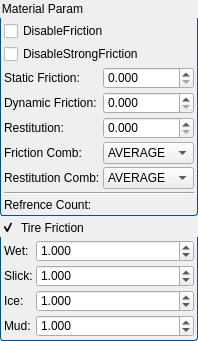
<?xml version="1.0" encoding="UTF-8"?>
<ui version="4.0">
 <class>GEW_PxMaterialEditorDialog</class>
 <widget class="QDialog" name="GEW_PxMaterialEditorDialog">
  <property name="geometry">
   <rect>
    <x>0</x>
    <y>0</y>
    <width>196</width>
    <height>302</height>
   </rect>
  </property>
  <property name="windowTitle">
   <string>PxMaterial</string>
  </property>
  <property name="styleSheet">
   <string notr="true">QGroupBox
{
	background-color:transparent;
    border-bottom-left-radius: 3px;
    border-bottom-right-radius: 3px;
    border: 1px solid #005192;
    border-top: none;
    margin-top: 18px;
}
 
QGroupBox::title
{
	subcontrol-origin: margin;	
    background:url(:/assets/subWindowBackground);
    border-top-left-radius: 3px;
    border-top-right-radius: 3px;
    border: 1px solid #005192;
    border-bottom: none;
   background-color: qlineargradient(x1: 0, y1: 0, x2: 0, y2: 1, stop: 0 #005192, stop: 1 #002f60);
    padding: 2 5000 2 2; /* some large value, as QGrouBox actual width is not known */
    color: white; 
}
</string>
  </property>
  <layout class="QGridLayout" name="gridLayout">
   <property name="leftMargin">
    <number>0</number>
   </property>
   <property name="topMargin">
    <number>0</number>
   </property>
   <property name="rightMargin">
    <number>0</number>
   </property>
   <property name="bottomMargin">
    <number>0</number>
   </property>
   <property name="spacing">
    <number>3</number>
   </property>
   <item row="0" column="0">
    <widget class="QGroupBox" name="groupBox_16">
     <property name="title">
      <string>Material Param</string>
     </property>
     <property name="flat">
      <bool>true</bool>
     </property>
     <layout class="QGridLayout" name="gridLayout_53">
      <property name="leftMargin">
       <number>3</number>
      </property>
      <property name="topMargin">
       <number>3</number>
      </property>
      <property name="rightMargin">
       <number>3</number>
      </property>
      <property name="bottomMargin">
       <number>3</number>
      </property>
      <property name="spacing">
       <number>3</number>
      </property>
      <item row="1" column="0" colspan="2">
       <widget class="QCheckBox" name="DisableStrongFriction">
        <property name="text">
         <string>DisableStrongFriction</string>
        </property>
       </widget>
      </item>
      <item row="2" column="0">
       <widget class="QLabel" name="label_81">
        <property name="sizePolicy">
         <sizepolicy hsizetype="Fixed" vsizetype="Preferred">
          <horstretch>0</horstretch>
          <verstretch>0</verstretch>
         </sizepolicy>
        </property>
        <property name="text">
         <string>Static Friction:</string>
        </property>
       </widget>
      </item>
      <item row="2" column="1">
       <widget class="QDoubleSpinBox" name="StaticFriction">
        <property name="enabled">
         <bool>true</bool>
        </property>
        <property name="accelerated">
         <bool>true</bool>
        </property>
        <property name="decimals">
         <number>3</number>
        </property>
        <property name="maximum">
         <double>999999999.000000000000000</double>
        </property>
        <property name="singleStep">
         <double>0.010000000000000</double>
        </property>
       </widget>
      </item>
      <item row="3" column="0">
       <widget class="QLabel" name="label_82">
        <property name="sizePolicy">
         <sizepolicy hsizetype="Fixed" vsizetype="Preferred">
          <horstretch>0</horstretch>
          <verstretch>0</verstretch>
         </sizepolicy>
        </property>
        <property name="text">
         <string>Dynamic Friction:</string>
        </property>
       </widget>
      </item>
      <item row="3" column="1">
       <widget class="QDoubleSpinBox" name="DynamicFriction">
        <property name="accelerated">
         <bool>true</bool>
        </property>
        <property name="decimals">
         <number>3</number>
        </property>
        <property name="maximum">
         <double>999999999.000000000000000</double>
        </property>
        <property name="singleStep">
         <double>0.010000000000000</double>
        </property>
       </widget>
      </item>
      <item row="4" column="0">
       <widget class="QLabel" name="label_85">
        <property name="sizePolicy">
         <sizepolicy hsizetype="Fixed" vsizetype="Preferred">
          <horstretch>0</horstretch>
          <verstretch>0</verstretch>
         </sizepolicy>
        </property>
        <property name="text">
         <string>Restitution:</string>
        </property>
       </widget>
      </item>
      <item row="4" column="1">
       <widget class="QDoubleSpinBox" name="Restitution">
        <property name="accelerated">
         <bool>true</bool>
        </property>
        <property name="decimals">
         <number>3</number>
        </property>
        <property name="maximum">
         <double>1.000000000000000</double>
        </property>
        <property name="singleStep">
         <double>0.010000000000000</double>
        </property>
       </widget>
      </item>
      <item row="5" column="0">
       <widget class="QLabel" name="label_91">
        <property name="sizePolicy">
         <sizepolicy hsizetype="Fixed" vsizetype="Preferred">
          <horstretch>0</horstretch>
          <verstretch>0</verstretch>
         </sizepolicy>
        </property>
        <property name="text">
         <string>Friction Comb:</string>
        </property>
       </widget>
      </item>
      <item row="5" column="1">
       <widget class="QComboBox" name="FrictionCombMode">
        <item>
         <property name="text">
          <string>AVERAGE</string>
         </property>
        </item>
        <item>
         <property name="text">
          <string>MIN</string>
         </property>
        </item>
        <item>
         <property name="text">
          <string>MULTIPLY</string>
         </property>
        </item>
        <item>
         <property name="text">
          <string>MAX</string>
         </property>
        </item>
       </widget>
      </item>
      <item row="6" column="0">
       <widget class="QLabel" name="label_90">
        <property name="sizePolicy">
         <sizepolicy hsizetype="Fixed" vsizetype="Preferred">
          <horstretch>0</horstretch>
          <verstretch>0</verstretch>
         </sizepolicy>
        </property>
        <property name="text">
         <string>Restitution Comb:</string>
        </property>
       </widget>
      </item>
      <item row="6" column="1">
       <widget class="QComboBox" name="RestitutionCombMode">
        <item>
         <property name="text">
          <string>AVERAGE</string>
         </property>
        </item>
        <item>
         <property name="text">
          <string>MIN</string>
         </property>
        </item>
        <item>
         <property name="text">
          <string>MULTIPLY</string>
         </property>
        </item>
        <item>
         <property name="text">
          <string>MAX</string>
         </property>
        </item>
       </widget>
      </item>
      <item row="7" column="0" colspan="2">
       <widget class="Line" name="line_15">
        <property name="orientation">
         <enum>Qt::Horizontal</enum>
        </property>
       </widget>
      </item>
      <item row="0" column="0" colspan="2">
       <widget class="QCheckBox" name="DisableFriction">
        <property name="text">
         <string>DisableFriction</string>
        </property>
       </widget>
      </item>
      <item row="8" column="0" colspan="2">
       <widget class="QLabel" name="RefrenceCount">
        <property name="text">
         <string>Refrence Count:</string>
        </property>
       </widget>
      </item>
     </layout>
    </widget>
   </item>
   <item row="1" column="0">
    <widget class="QGroupBox" name="TireFriction">
     <property name="title">
      <string>Tire Friction</string>
     </property>
     <property name="flat">
      <bool>true</bool>
     </property>
     <property name="checkable">
      <bool>true</bool>
     </property>
     <layout class="QGridLayout" name="gridLayout_59">
      <property name="leftMargin">
       <number>3</number>
      </property>
      <property name="topMargin">
       <number>3</number>
      </property>
      <property name="rightMargin">
       <number>3</number>
      </property>
      <property name="bottomMargin">
       <number>3</number>
      </property>
      <property name="spacing">
       <number>3</number>
      </property>
      <item row="0" column="0">
       <widget class="QLabel" name="label_184">
        <property name="sizePolicy">
         <sizepolicy hsizetype="Fixed" vsizetype="Preferred">
          <horstretch>0</horstretch>
          <verstretch>0</verstretch>
         </sizepolicy>
        </property>
        <property name="text">
         <string>Wet:</string>
        </property>
       </widget>
      </item>
      <item row="0" column="1">
       <widget class="QDoubleSpinBox" name="TireFrictionWet">
        <property name="enabled">
         <bool>true</bool>
        </property>
        <property name="accelerated">
         <bool>true</bool>
        </property>
        <property name="decimals">
         <number>3</number>
        </property>
        <property name="maximum">
         <double>100.000000000000000</double>
        </property>
        <property name="singleStep">
         <double>0.010000000000000</double>
        </property>
        <property name="value">
         <double>1.000000000000000</double>
        </property>
       </widget>
      </item>
      <item row="1" column="0">
       <widget class="QLabel" name="label_185">
        <property name="sizePolicy">
         <sizepolicy hsizetype="Fixed" vsizetype="Preferred">
          <horstretch>0</horstretch>
          <verstretch>0</verstretch>
         </sizepolicy>
        </property>
        <property name="text">
         <string>Slick:</string>
        </property>
       </widget>
      </item>
      <item row="1" column="1">
       <widget class="QDoubleSpinBox" name="TireFrictionSlick">
        <property name="enabled">
         <bool>true</bool>
        </property>
        <property name="accelerated">
         <bool>true</bool>
        </property>
        <property name="decimals">
         <number>3</number>
        </property>
        <property name="maximum">
         <double>100.000000000000000</double>
        </property>
        <property name="singleStep">
         <double>0.010000000000000</double>
        </property>
        <property name="value">
         <double>1.000000000000000</double>
        </property>
       </widget>
      </item>
      <item row="2" column="0">
       <widget class="QLabel" name="label_186">
        <property name="sizePolicy">
         <sizepolicy hsizetype="Fixed" vsizetype="Preferred">
          <horstretch>0</horstretch>
          <verstretch>0</verstretch>
         </sizepolicy>
        </property>
        <property name="text">
         <string>Ice:</string>
        </property>
       </widget>
      </item>
      <item row="2" column="1">
       <widget class="QDoubleSpinBox" name="TireFrictionIce">
        <property name="enabled">
         <bool>true</bool>
        </property>
        <property name="accelerated">
         <bool>true</bool>
        </property>
        <property name="decimals">
         <number>3</number>
        </property>
        <property name="maximum">
         <double>100.000000000000000</double>
        </property>
        <property name="singleStep">
         <double>0.010000000000000</double>
        </property>
        <property name="value">
         <double>1.000000000000000</double>
        </property>
       </widget>
      </item>
      <item row="3" column="0">
       <widget class="QLabel" name="label_305">
        <property name="sizePolicy">
         <sizepolicy hsizetype="Fixed" vsizetype="Preferred">
          <horstretch>0</horstretch>
          <verstretch>0</verstretch>
         </sizepolicy>
        </property>
        <property name="text">
         <string>Mud:</string>
        </property>
       </widget>
      </item>
      <item row="3" column="1">
       <widget class="QDoubleSpinBox" name="TireFrictionMud">
        <property name="enabled">
         <bool>true</bool>
        </property>
        <property name="accelerated">
         <bool>true</bool>
        </property>
        <property name="decimals">
         <number>3</number>
        </property>
        <property name="maximum">
         <double>100.000000000000000</double>
        </property>
        <property name="singleStep">
         <double>0.010000000000000</double>
        </property>
        <property name="value">
         <double>1.000000000000000</double>
        </property>
       </widget>
      </item>
     </layout>
    </widget>
   </item>
  </layout>
 </widget>
 <resources>
  <include location="geditor.qrc"/>
 </resources>
 <connections/>
</ui>
